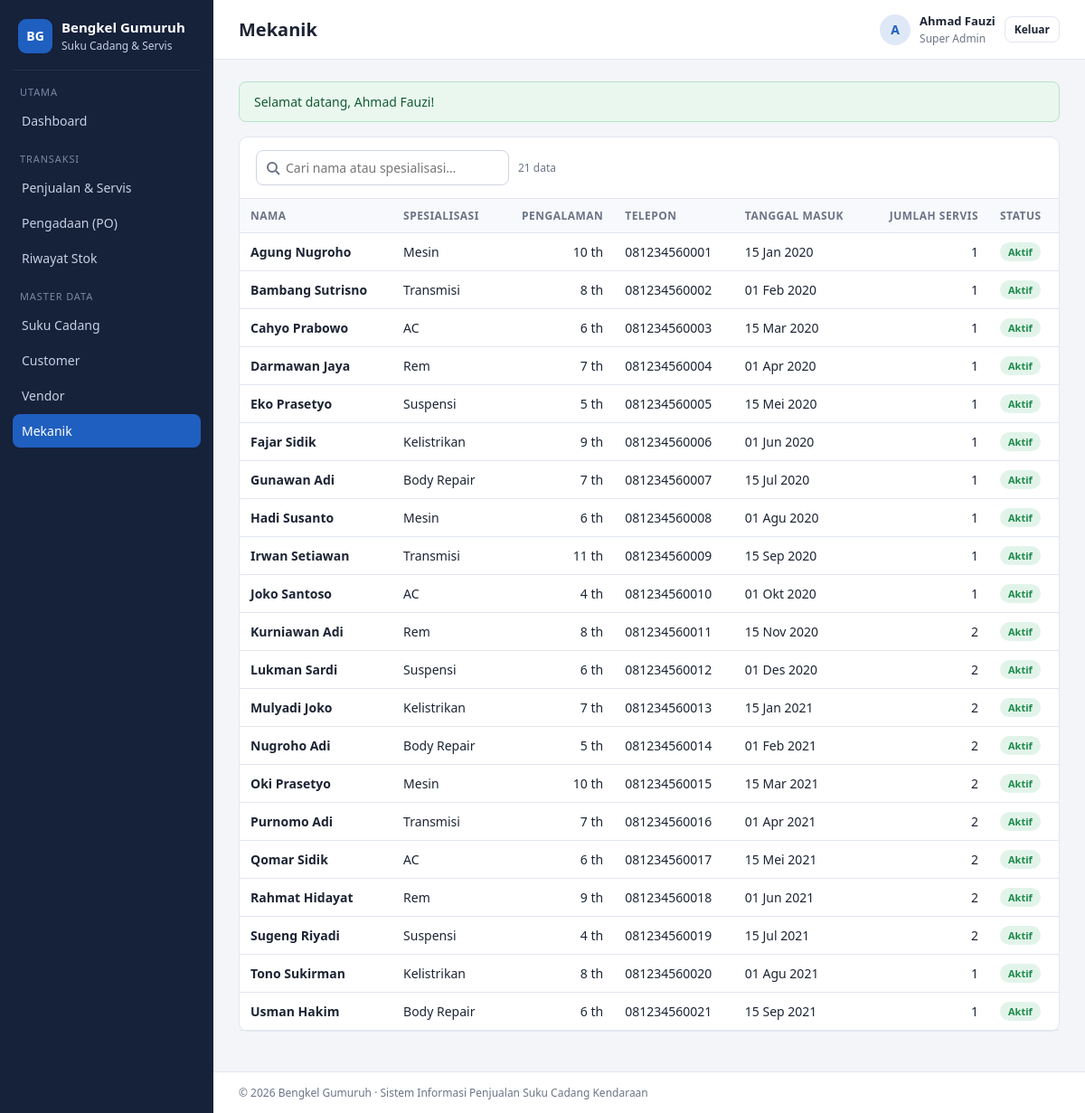
The app's page /mekanik.php (signed in) with its own data.
### tables this page shows
CREATE TABLE `mekanik`  (
  `id` int NOT NULL AUTO_INCREMENT,
  `nama_mekanik` varchar(100) NOT NULL,
  `nik_mekanik` varchar(16) NOT NULL,
  `status` tinyint NULL DEFAULT 1 COMMENT '1=aktif, 0=nonaktif',
  `no_telepon` varchar(15) NULL DEFAULT NULL,
  `alamat` text NULL,
  `tanggal_lahir` date NULL DEFAULT NULL,
  `spesialisasi` varchar(100) NULL DEFAULT NULL COMMENT 'Mesin, Transmisi, AC, dll',
  `pengalaman_tahun` int NULL DEFAULT NULL,
  `gaji_pokok` decimal(12, 2) NULL DEFAULT NULL,
  `foto_profil` longtext NULL,
  `tanggal_masuk` date NULL DEFAULT NULL,
  `created_at` timestamp NULL DEFAULT CURRENT_TIMESTAMP,
  `created_by` int NULL DEFAULT NULL,
  `updated_at` timestamp NULL DEFAULT CURRENT_TIMESTAMP ON UPDATE CURRENT_TIMESTAMP,
  `updated_by` int NULL DEFAULT NULL,
  `id_bengkel` int NULL DEFAULT NULL,
  PRIMARY KEY (`id`) USING BTREE,
  UNIQUE INDEX `nik_mekanik`(`nik_mekanik` ASC) USING BTREE,
  INDEX `id_bengkel`(`id_bengkel` ASC) USING BTREE,
  INDEX `created_by`(`created_by` ASC) USING BTREE,
  INDEX `updated_by`(`updated_by` ASC) USING BTREE,
  INDEX `idx_mekanik_nik`(`nik_mekanik` ASC) USING BTREE,
  CONSTRAINT `mekanik_ibfk_1` FOREIGN KEY (`id_bengkel`) REFERENCES `bengkel` (`id_bengkel`) ON DELETE RESTRICT ON UPDATE RESTRICT,
  CONSTRAINT `mekanik_ibfk_2` FOREIGN KEY (`created_by`) REFERENCES `pengguna` (`id`) ON DELETE RESTRICT ON UPDATE RESTRICT,
  CONSTRAINT `mekanik_ibfk_3` FOREIGN KEY (`updated_by`) REFERENCES `pengguna` (`id`) ON DELETE RESTRICT ON UPDATE RESTRICT
);

### includes/bootstrap.php (called while the page is built, shortened)
<?php
require_once BASE_PATH . '/includes/helpers.php';
require_once BASE_PATH . '/includes/ajax.php';
function db(): PDO
{
    static $pdo = null;
    if ($pdo === null) {
        $cfg = require BASE_PATH . '/config/database.php';
        $dsn = sprintf(
            'mysql:host=%s;port=%s;dbname=%s;charset=%s',
            $cfg['host'],
            $cfg['port'],
            $cfg['database'],
            $cfg['charset']
        );
        $pdo = new PDO($dsn, $cfg['username'], $cfg['password'], [
            PDO::ATTR_ERRMODE            => PDO::ERRMODE_EXCEPTION,
            PDO::ATTR_DEFAULT_FETCH_MODE => PDO::FETCH_ASSOC,
            PDO::ATTR_EMULATE_PREPARES   => false,
        ]);
    }
    return $pdo;
}

### mekanik.php (the view, shortened to what this page needs)
<?php
require __DIR__ . '/includes/bootstrap.php';
$q = trim($_GET['q'] ?? '');
$sql = 'SELECT m.*, COUNT(tp.id_transaksi_penjualan) AS jumlah_servis
          FROM mekanik m
          LEFT JOIN transaksi_penjualan tp ON tp.id_mekanik = m.id
         WHERE 1 = 1';
$param = [];
$sql .= ' GROUP BY m.id ORDER BY m.nama_mekanik';
$stmt = db()->prepare($sql);
$stmt->execute($param);
$data = $stmt->fetchAll();
$renderBaris = function (array $data): void {
    foreach ($data as $m): ?>
        <tr>
            <td><strong><?= e($m['nama_mekanik']) ?></strong></td>
            <td><?= e($m['spesialisasi']) ?></td>
            <td class="num"><?= (int) $m['pengalaman_tahun'] ?> th</td>
            <td><?= e($m['no_telepon']) ?></td>
            <td><?= tanggal_indo($m['tanggal_masuk']) ?></td>
            <td class="num"><?= (int) $m['jumlah_servis'] ?></td>
            <td><?= $m['status'] ? badge('aktif') : badge('nonaktif') ?></td>
        </tr>
    <?php endforeach;
    if (!$data): ?><tr><td colspan="7" class="hint">Mekanik tidak ditemukan.</td></tr><?php endif;
};
require __DIR__ . '/includes/header.php';
?>
<div class="card">
    <div class="card-header">
        <form class="filters live-form" method="get">
            <?= kotak_cari($q, 'Cari nama atau spesialisasi…') ?>
            <span class="hint live-count"><?= count($data) ?> data</span>
        </form>
    </div>
    <div class="table-wrap">
        <table>
            <thead><tr><th>Nama</th><th>Spesialisasi</th><th class="num">Pengalaman</th><th>Telepon</th><th>Tanggal Masuk</th><th class="num">Jumlah Servis</th><th>Status</th></tr></thead>
            <tbody id="hasil"><?php $renderBaris($data); ?></tbody>
        </table>
    </div>
</div>
<?php require __DIR__ . '/includes/footer.php'; ?>

### includes/helpers.php (shortened to what this page needs)
<?php
function e(?string $value): string
{
    return htmlspecialchars((string) $value, ENT_QUOTES, 'UTF-8');
}
function tanggal_indo(?string $tanggal): string
{
    $bulan = [1 => 'Jan', 'Feb', 'Mar', 'Apr', 'Mei', 'Jun', 'Jul', 'Agu', 'Sep', 'Okt', 'Nov', 'Des'];
    $ts = strtotime($tanggal);
    return date('d', $ts) . ' ' . $bulan[(int) date('n', $ts)] . ' ' . date('Y', $ts);
}
function badge(string $status): string
{
    $warna = [
        'paid' => 'success', 'selesai' => 'success', 'diambil' => 'muted', 'completed' => 'success',
        'aktif' => 'success', 'masuk' => 'success',
        'unpaid' => 'danger', 'cancelled' => 'danger', 'keluar' => 'danger',
        'partial' => 'warning', 'antri' => 'warning', 'ordered' => 'warning', 'draft' => 'muted',
        'dikerjakan' => 'info', 'delivered' => 'info', 'adjustment' => 'info', 'retur' => 'warning',
        'vip' => 'warning', 'premium' => 'info', 'reguler' => 'muted',
    ][$status] ?? 'muted';
    $label = [
        'paid' => 'Lunas', 'unpaid' => 'Belum Bayar', 'partial' => 'Sebagian',
    ][$status] ?? ucfirst($status);
    return '<span class="badge badge-' . $warna . '">' . e($label) . '</span>';
}

### assets/css/style.css (style rules this page uses)
:root { --bg: #f3f5f9; --surface: #ffffff; --ink: #1c2434; --muted: #6b7486; --line: #e2e6ee; --primary: #1f5fbf; --primary-dark: #174a96; --sidebar: #16213a; --sidebar-ink: #c7d0e3; --success: #1e8a4c; --danger: #c23a32; --warning: #b9770e; --info: #1b7f9c; --radius: 10px; }
* { box-sizing: border-box; }
body { margin: 0; font-family: "Segoe UI", system-ui, -apple-system, Roboto, Arial, sans-serif; font-size: 14px; color: var(--ink); background: var(--bg); }
.card { background: var(--surface); border: 1px solid var(--line); border-radius: var(--radius); margin-bottom: 20px; }
.card-header { padding: 14px 18px; border-bottom: 1px solid var(--line); display: flex; justify-content: space-between; align-items: center; gap: 12px; }
table { width: 100%; border-collapse: collapse; }
th, td { padding: 10px 12px; border-bottom: 1px solid var(--line); text-align: left; vertical-align: middle; }
th { font-size: 12px; text-transform: uppercase; letter-spacing: .04em; color: var(--muted); background: #f8f9fc; }
td.num, th.num { text-align: right; white-space: nowrap; }
.table-wrap { overflow-x: auto; }
.badge { display: inline-block; padding: 3px 9px; border-radius: 999px; font-size: 11px; font-weight: 600; }
.badge-success { background: #e2f4ea; color: var(--success); }
.filters { display: flex; gap: 10px; align-items: center; }
.hint { color: var(--muted); font-size: 12px; }

### records on screen
mekanik: nama_mekanik "Agung Nugroho", spesialisasi "Mesin", pengalaman_tahun "10", no_telepon "081234560001", tanggal_masuk "15 Jan 2020", jumlah_servis "1"
mekanik: nama_mekanik "Bambang Sutrisno", spesialisasi "Transmisi", pengalaman_tahun "8", no_telepon "081234560002", tanggal_masuk "01 Feb 2020", jumlah_servis "1"
mekanik: nama_mekanik "Cahyo Prabowo", spesialisasi "AC", pengalaman_tahun "6", no_telepon "081234560003", tanggal_masuk "15 Mar 2020", jumlah_servis "1"
mekanik: nama_mekanik "Darmawan Jaya", spesialisasi "Rem", pengalaman_tahun "7", no_telepon "081234560004", tanggal_masuk "01 Apr 2020", jumlah_servis "1"
mekanik: nama_mekanik "Eko Prasetyo", spesialisasi "Suspensi", pengalaman_tahun "5", no_telepon "081234560005", tanggal_masuk "15 Mei 2020", jumlah_servis "1"
mekanik: nama_mekanik "Fajar Sidik", spesialisasi "Kelistrikan", pengalaman_tahun "9", no_telepon "081234560006", tanggal_masuk "01 Jun 2020", jumlah_servis "1"
mekanik: nama_mekanik "Gunawan Adi", spesialisasi "Body Repair", pengalaman_tahun "7", no_telepon "081234560007", tanggal_masuk "15 Jul 2020", jumlah_servis "1"
mekanik: nama_mekanik "Hadi Susanto", spesialisasi "Mesin", pengalaman_tahun "6", no_telepon "081234560008", tanggal_masuk "01 Agu 2020", jumlah_servis "1"
mekanik: nama_mekanik "Irwan Setiawan", spesialisasi "Transmisi", pengalaman_tahun "11", no_telepon "081234560009", tanggal_masuk "15 Sep 2020", jumlah_servis "1"
mekanik: nama_mekanik "Joko Santoso", spesialisasi "AC", pengalaman_tahun "4", no_telepon "081234560010", tanggal_masuk "01 Okt 2020", jumlah_servis "1"
mekanik: nama_mekanik "Kurniawan Adi", spesialisasi "Rem", pengalaman_tahun "8", no_telepon "081234560011", tanggal_masuk "15 Nov 2020", jumlah_servis "2"
mekanik: nama_mekanik "Lukman Sardi", spesialisasi "Suspensi", pengalaman_tahun "6", no_telepon "081234560012", tanggal_masuk "01 Des 2020", jumlah_servis "2"
mekanik: nama_mekanik "Mulyadi Joko", spesialisasi "Kelistrikan", pengalaman_tahun "7", no_telepon "081234560013", tanggal_masuk "15 Jan 2021", jumlah_servis "2"
mekanik: nama_mekanik "Nugroho Adi", spesialisasi "Body Repair", pengalaman_tahun "5", no_telepon "081234560014", tanggal_masuk "01 Feb 2021", jumlah_servis "2"
mekanik: nama_mekanik "Oki Prasetyo", spesialisasi "Mesin", pengalaman_tahun "10", no_telepon "081234560015", tanggal_masuk "15 Mar 2021", jumlah_servis "2"
mekanik: nama_mekanik "Purnomo Adi", spesialisasi "Transmisi", pengalaman_tahun "7", no_telepon "081234560016", tanggal_masuk "01 Apr 2021", jumlah_servis "2"
mekanik: nama_mekanik "Qomar Sidik", spesialisasi "AC", pengalaman_tahun "6", no_telepon "081234560017", tanggal_masuk "15 Mei 2021", jumlah_servis "2"
mekanik: nama_mekanik "Rahmat Hidayat", spesialisasi "Rem", pengalaman_tahun "9", no_telepon "081234560018", tanggal_masuk "01 Jun 2021", jumlah_servis "2"
mekanik: nama_mekanik "Sugeng Riyadi", spesialisasi "Suspensi", pengalaman_tahun "4", no_telepon "081234560019", tanggal_masuk "15 Jul 2021", jumlah_servis "2"
mekanik: nama_mekanik "Tono Sukirman", spesialisasi "Kelistrikan", pengalaman_tahun "8", no_telepon "081234560020", tanggal_masuk "01 Agu 2021", jumlah_servis "1"
mekanik: nama_mekanik "Usman Hakim", spesialisasi "Body Repair", pengalaman_tahun "6", no_telepon "081234560021", tanggal_masuk "15 Sep 2021", jumlah_servis "1"

### other values on screen
APP_NAME "Bengkel Gumuruh"
$judul "Mekanik"
mb_substr($user['nama_pengguna'], 0, 1) "A"
$user['nama_pengguna'] "Ahmad Fauzi"
nama_role((int) $user['role']) "Super Admin"
$f['message'] "Selamat datang, Ahmad Fauzi!"
count($data) "21"
